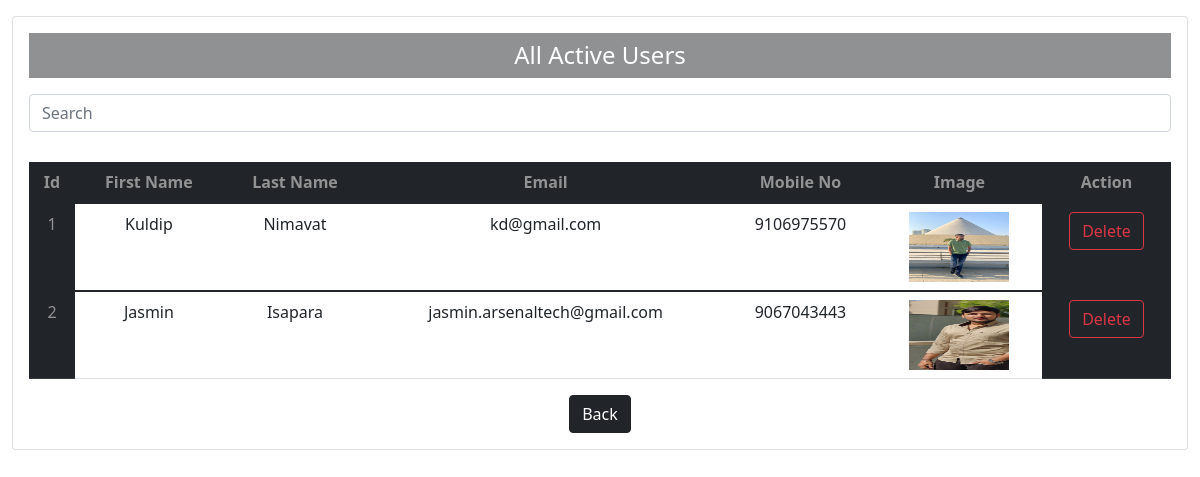
/view/blogDetail/userList.php, run on the app's committed database.
### tables this page shows
CREATE TABLE `users` (
  `id` int(11) NOT NULL,
  `first_name` varchar(255) NOT NULL,
  `last_name` varchar(255) NOT NULL,
  `email` varchar(120) NOT NULL,
  `mobile_no` varchar(10) NOT NULL,
  `password` varchar(255) NOT NULL,
  `image` text NOT NULL
);

### model/Connection.php (called while the page is built, shortened)
<?php
class Connection
{
  private $host = 'localhost';
  private $username = 'root';
  private $password = '';
  private $db_name = 'blog';
  public $db_connection;
  public function __construct()
  {
    if (!$this->db_connection) {
      $this->db_connection = mysqli_connect($this->host, $this->username, $this->password, $this->db_name);
    }
  }
}

### model/UserModel.php (called while the page is built, shortened)
<?php
include "BaseModel.php";
class UserModel extends BaseModel
{
  public $baseModel;
  public $table = "users";
  public function __construct()
  {
    $this->baseModel = new BaseModel();
  }
  public function getUsers()
  {
    return $this->baseModel->selectAll($this->table);
  }
}

### model/BaseModel.php (called while the page is built, shortened)
<?php
include_once 'Connection.php';
class BaseModel extends Connection
{
  public $connection;
  public function __construct()
  {
    $this->connection = new Connection();
  }
  public function selectAll($tableName)
  {
    $sql = "SELECT * FROM {$tableName}";
    $result = mysqli_query($this->connection->db_connection, $sql);
    $data = [];
    while ($row = mysqli_fetch_assoc($result)) {
      $data[] = $row;
    }
    return $data;
  }
}

### view/blogDetail/userList.php (the view, shortened to what this page needs)
<?php
include_once '../partials/header.php';
include "../../model/UserModel.php";
$userModel = new UserModel();
$data = $userModel->getUsers();
?>
<form action="" method="POST">
    <div class="page-content page-container" id="page-content">
        <div class="padding row justify-content-center">
            <div class="row container d-flex mt-3 justify-content-center">
                <div class="col-lg-12 grid-margin stretch-card">
                    <div class="card">
                        <div class="card-body">
                            <h4 class="card-title text-center bg-dark text-white bg-opacity-50 p-2">All Active Users</h4>
                            <div class="table-responsive">
                            <div style="margin-bottom:30px;"><input type="text" class="form-control" id="search_param" placeholder="Search" /></div>
                                <table class="table table-hover">
                                    <thead class="table-dark text-white-50">
                                        <tr>
                                            <th class="text-center">Id</th>
                                            <th class="text-center">First Name</th>
                                            <th class="text-center">Last Name</th>
                                            <th class="text-center">Email</th>
                                            <th class="text-center">Mobile No</th>
                                            <th class="text-center">Image</th>
                                            <th class="text-center">Action</th>
                                        </tr>
                                    </thead>
                                    <?php
                                    $number = 1;
                                    if (count($data) > 0) {
                                        foreach ($data as $key => $value) {
                                    ?>
                                            <tbody>
                                                <tr>
                                                    <td class="text-center table-dark text-white-50"><?php echo $number ?></td>
                                                    <td class="text-center text-opacity-75"><?php echo $value['first_name'] ?></td>
                                                    <td class="text-center text-opacity-75"><?php echo $value['last_name'] ?></td>
                                                    <td class="text-center text-opacity-75"><?php echo $value['email'] ?></td>
                                                    <td class="text-center text-opacity-75"><?php echo $value['mobile_no'] ?></td>
                                                    <td class="text-center text-opacity-75"><img src="../../assets/images/<?php echo $value['image'] ?>" height="70" width="100"></td>
                                                    <td class="text-center table-dark text-opacity-75">
                                                        <a class="btn btn-outline-danger text-decoration-none" href="<?php echo DEFAULT_CONTROLLER . 'UserController.php?deleteUser&id=';echo $value['id'] ?>"> Delete</a>
                                                    </td>
                                                </tr>
                                            </tbody>
                                    <?php
                                            $number++;
                                        }
                                    }
                                    ?>
                                </table>
                                <div class="text-center">
                                    <a class="btn btn-dark text-decoration-none" href="../../admin/index.php">Back</a>
                                </div>
                            </div>
                        </div>
                    </div>
                </div>
            </div>
        </div>
    </div>
</form>

### view/partials/header.php (shortened to what this page needs)
<!DOCTYPE html>
 <html lang="en">
 <head>
     <link href="https://cdn.jsdelivr.net/npm/bootstrap@5.1.3/dist/css/bootstrap.min.css" rel="stylesheet">
    <link rel="stylesheet" href="../asset/css/bootstrap.min.css">
    <link rel="stylesheet" href="../assets/css/style.css">
</head>
 <body>

### data on the page
users: first_name "Kuldip", last_name "Nimavat", email "kd@gmail.com", mobile_no "9106975570", image (picture)
users: first_name "Jasmin", last_name "Isapara", email "jasmin.arsenaltech@gmail.com", mobile_no "9067043443", image (picture)
